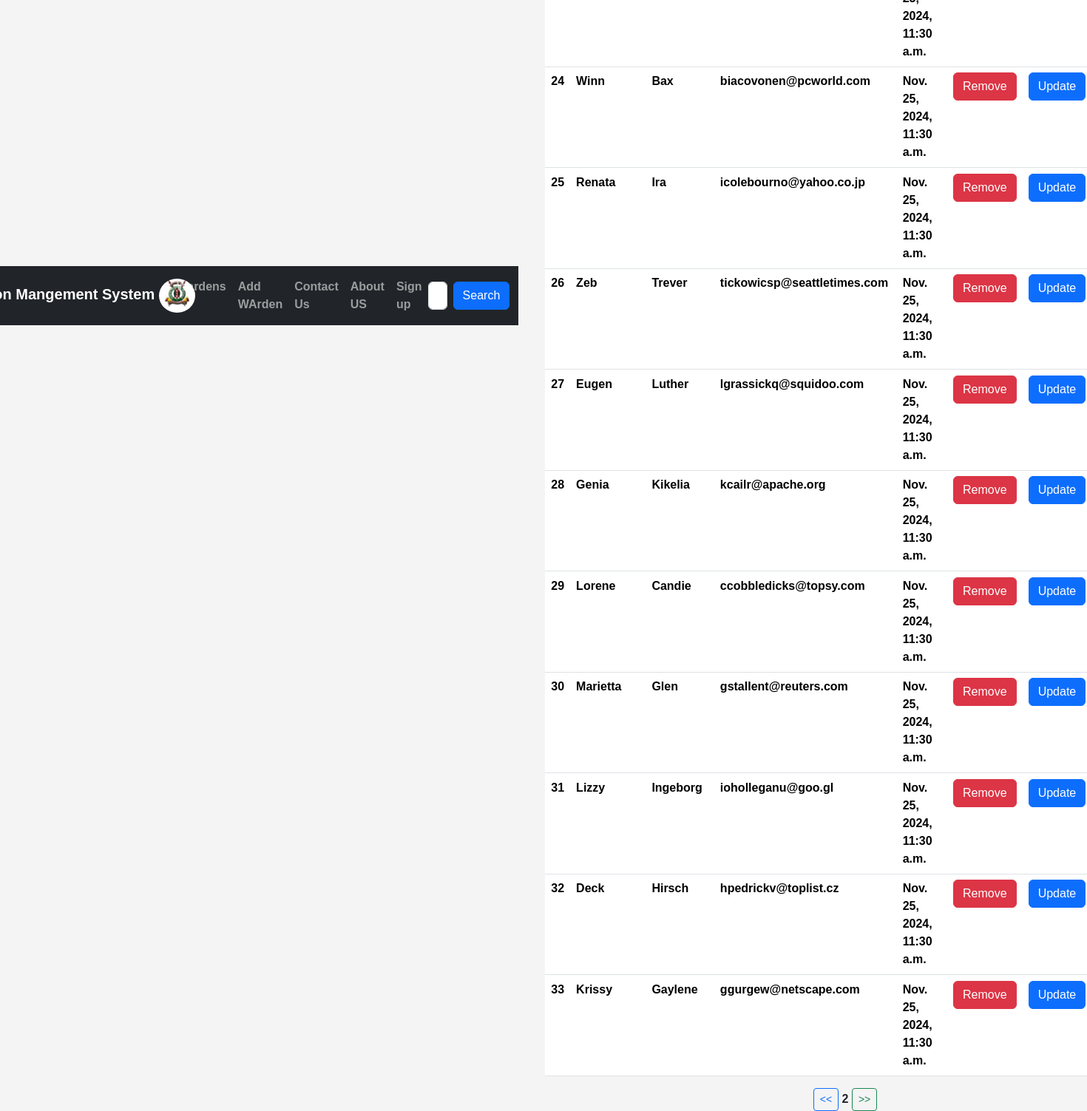
Page /?page=2 (signed in) on the committed database.
### prison/models.py (models this page shows, shortened)
class Warden(models.Model):
    FirstName = models.CharField(max_length=30)
    LastName = models.CharField(max_length=30)
    Email = models.EmailField(unique=True)
    Age = models.PositiveSmallIntegerField(default=0)
    Gender = models.CharField(max_length=10)
    Weight = models.PositiveIntegerField(default=0)
    ServiceNumber = models.PositiveIntegerField(default=0)
    ProfilePicture = models.ImageField(upload_to=generate_unique_name, null=True)
    created_at = models.DateTimeField(auto_now_add=True)
    updated_at = models.DateTimeField(auto_now=True)
    class Meta:
        db_table = 'Wardens'

### prison/views.py (the view)
# urls.py: path('',views.Wardens,name='Wardens'),
@login_required
def Wardens(request):
    data = Warden.objects.all()
    data = Warden.objects.all().order_by('id').values()  # ORM select * from customers
    paginator = Paginator(data, 15)
    page = request.GET.get('page', 1)
    try:
        paginated_data = paginator.page(page)
    except  EmptyPage:
        paginated_data = paginator.page(1)
    return render(request, "Wardens.html", {"data": paginated_data})

### templates/Wardens.html (shortened to what this page needs)
{% extends 'Master.html' %}
{% block content %}
<div class="container">
<table class="table">
   {% for warden in data.object_list %}
  	<tr>
      <tr>
                  <td>{{ warden.id }}</td>
                  <td>{{ warden.FirstName }}</td>
                  <td>{{ warden.LastName }}</td>
                  <td>{{ warden.Email }}</td>
                  <td>{{ warden.created_at }}</td>
         <td>
             <a class="btn btn-danger" href="{% url 'DeleteWarden' warden.id %}">Remove</a>
         </td>
          <td>
              <a class="btn btn-primary" href="{% url 'UpdateWarden' warden.id %}">Update</a>
          </td>
              </tr>
  {% empty %}
  	<p>no Wardens  in this prison</p>
  {% endfor %}
</table>
  <div class="row justify-content-center">
            <div class="col-sm-2">
                {% if data.has_previous %}
                    <a class="btn btn-outline-primary btn-sm" href="?page={{ data.previous_page_number }}"> << </a>
                {% endif %}
                <span class="mx-auto">{{ data.number }}</span>
                {% if data.has_next %}
                    <a class="btn btn-outline-success btn-sm" href="?page={{ data.next_page_number }}"> >> </a>
                {% endif %}
            </div>
        </div>
</div>
{% endblock %}

### templates/Master.html (shortened to what this page needs)
{% load static %}
<!DOCTYPE html>
<html lang="en">
<head>
    <link href="https://cdn.jsdelivr.net/npm/bootstrap@5.3.3/dist/css/bootstrap.min.css" rel="stylesheet">
<link rel="stylesheet" href="{% static 'css/my_style.css' %}">
</head>
<body>
 <nav class="navbar navbar-expand-sm navbar-dark bg-dark">
  <div class="container-fluid">
    <a class="navbar-brand" href="">Kamiti Prison Mangement System
        <img class="rounded-circle logos" src="{% static 'images/kamiti.jpeg' %}" >
    </a>
    <div class="collapse navbar-collapse" id="mynavbar">
      <ul class="navbar-nav me-auto">
        <li class="nav-item">
          <a class="nav-link" href="{% url 'Wardens' %}">Wardens</a>
        </li>
           <li class="nav-item">
          <a class="nav-link" href="{% url 'AddWarden' %}">Add WArden</a>
        </li>
        <li class="nav-item">
          <a class="nav-link" href="{% url 'contact'%}">Contact Us</a>
        </li>
           <li class="nav-item">
          <a class="nav-link" href="{% url 'about' %}">About US</a>
        </li>
           <li class="nav-item">
          <a class="nav-link" href="{% url 'signup' %}">Sign up</a>
        </li>
      </ul>
      <form class="d-flex" method="get" action="{% url 'SearchWarden' %}">
        <input class="form-control me-2" type="text" name="Search" placeholder="Search">
        <button class="btn btn-primary" type="submit">Search</button>
      </form>
    </div>
  </div>
</nav>
{% block content %}
 {% endblock %}
</body>
</html>

### prison/static/css/my_style.css (style rules this page uses)
body { font-family: "Tinos", serif; font-weight: 700; font-style: normal; }
.logos { width: 15%; height: 15%; }
body { font-family: Arial, sans-serif; background-color: #f4f4f4; margin: 0; padding: 0; display: flex; justify-content: center; align-items: center; height: 100vh; }
input { width: 100%; padding: 10px; border: 1px solid #ddd; border-radius: 4px; font-size: 14px; box-sizing: border-box; }
button { background-color: #5cb85c; color: white; border: none; padding: 10px 15px; font-size: 16px; border-radius: 5px; cursor: pointer; width: 100%; }
a { color: #007bff; text-decoration: none; }

### rows in the picture
Warden: id "24", FirstName "Winn", LastName "Bax", Email "biacovonen@pcworld.com", created_at "Nov. 25, 2024, 11:30 a.m."
Warden: id "25", FirstName "Renata", LastName "Ira", Email "icolebourno@yahoo.co.jp", created_at "Nov. 25, 2024, 11:30 a.m."
Warden: id "26", FirstName "Zeb", LastName "Trever", Email "tickowicsp@seattletimes.com", created_at "Nov. 25, 2024, 11:30 a.m."
Warden: id "27", FirstName "Eugen", LastName "Luther", Email "lgrassickq@squidoo.com", created_at "Nov. 25, 2024, 11:30 a.m."
Warden: id "28", FirstName "Genia", LastName "Kikelia", Email "kcailr@apache.org", created_at "Nov. 25, 2024, 11:30 a.m."
Warden: id "29", FirstName "Lorene", LastName "Candie", Email "ccobbledicks@topsy.com", created_at "Nov. 25, 2024, 11:30 a.m."
Warden: id "30", FirstName "Marietta", LastName "Glen", Email "gstallent@reuters.com", created_at "Nov. 25, 2024, 11:30 a.m."
Warden: id "31", FirstName "Lizzy", LastName "Ingeborg", Email "ioholleganu@goo.gl", created_at "Nov. 25, 2024, 11:30 a.m."
Warden: id "32", FirstName "Deck", LastName "Hirsch", Email "hpedrickv@toplist.cz", created_at "Nov. 25, 2024, 11:30 a.m."
Warden: id "33", FirstName "Krissy", LastName "Gaylene", Email "ggurgew@netscape.com", created_at "Nov. 25, 2024, 11:30 a.m."

### other values in the picture
{{ data.number }} "2"
